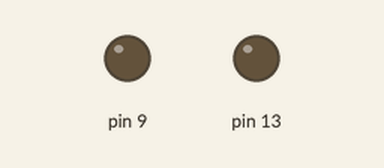
Bench run of a sketch on a simulated Arduino Leonardo, built with avr-gcc and run on an emulated ATmega32U4. Parts: output pins drawn as LEDs (lit = HIGH). The modem accepts every AT command (registered, SIM ready, sends succeed) and sends nothing else; what the sketch prints to the serial monitor is not drawn.

Above: at 1.5 s.
Timing chart, 0 to 3.0 s (numbered marks = the images above):
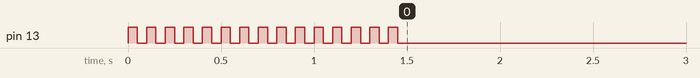

The sketch:

TestESP8266.ino
```cpp
#include <SoftwareSerial.h>
#define SSID "ASUS"      //your wifi ssid here
#define PASS "cesarini"   //your wifi wep key here
#define DST_IP "192.168.0.3" //baidu.com
#define HOST "arduino.com"

//SoftwareSerial dbgSerial(11, 10); // RX, TX
 #define dbgSerial Serial1
char myChar;

void setup()
{
  pinMode(9, OUTPUT);
  pinMode(13, OUTPUT);

  //blink led13 to indicate power up
  for(int i = 0; i<15; i++)
  {
   digitalWrite(13,HIGH);
   delay(50);
   digitalWrite(13,LOW);
   delay(50);
  }

  // Open serial communications for WiFi module:
  dbgSerial.begin(9600);
  // Set time to wait for response strings to be found
  dbgSerial.setTimeout(5000);

  //Open software serial for debugging - must use serial to usb (FTDI) adapter
  //dbgSerial.begin(19200); //can't be faster than 19200 for softserial
  Serial.begin(38400);   //38400 softserial works fine for me

  Serial.println("ESP8266 Demo");
  delay(100);

  //test if the module is ready
  dbgSerial.println("AT+RST");
  if(dbgSerial.find("ready"))
  {
    Serial.println("Module is ready");
    delay(1000);
    //connect to the wifi
    boolean connected=false;
    for(int i=0;i<5;i++)
    {
      if(connectWiFi())
      {
        connected = true;
        break;
      }
    }
    if (!connected)
    {
      //die
      while(1);
    }

    delay(5000);
    //set the single connection mode
    dbgSerial.println("AT+CIPMUX=0");
  }
  else
  {
    Serial.println("Module didn't respond.");
    delay(100);

    //serial loop mode for diag
    while(1){
      while (Serial.available()) {
        myChar = Serial.read();
        dbgSerial.print(myChar);
      }

      while (dbgSerial.available()) {
        myChar = dbgSerial.read();
        delay(25);
        Serial.print(myChar);
      }
    }
  }
}

void loop()
{
  String cmd = "AT+CIP\"TCP\",\"";
  cmd += DST_IP;
  cmd += "\",21";
  dbgSerial.println(cmd);
  Serial.println(cmd);
  if(dbgSerial.find("Error")) return;
  cmd = "Transmitting data well and clear! ";
  cmd += HOST;
  cmd += "\r\n\r\n";

  dbgSerial.print("AT+CIPSEND=");
  dbgSerial.println(cmd.length());
  if(dbgSerial.find(">"))
  {
    Serial.print(">");
  }
  else
  {
    dbgSerial.println("AT+CIPCLOSE");
    Serial.println("connect timeout");
    delay(1000);
    return;
  }

  dbgSerial.print(cmd);

  delay(500);
  //Serial.find("+IPD");
  while (dbgSerial.available())
  {
   char c = dbgSerial.read();
   Serial.write(c);
   if(c=='\r') Serial.print('\n');
   delay(50);
  }

 Serial.println();
 Serial.println("====");
 delay(1000);
}


boolean connectWiFi()
{
  dbgSerial.println("AT+CWMODE=1");
  String cmd="AT+CWJAP=\"";
  cmd+=SSID;
  cmd+="\",\"";
  cmd+=PASS;
  cmd+="\"";
  Serial.println(cmd);
  dbgSerial.println(cmd);
  delay(2000);
  if(dbgSerial.find("OK"))
  {
    Serial.println("OK, Connected to WiFi.");
    return true;
  }
  else
  {
    Serial.println("Can not connect to the WiFi.");
    return false;
  }
}
```
